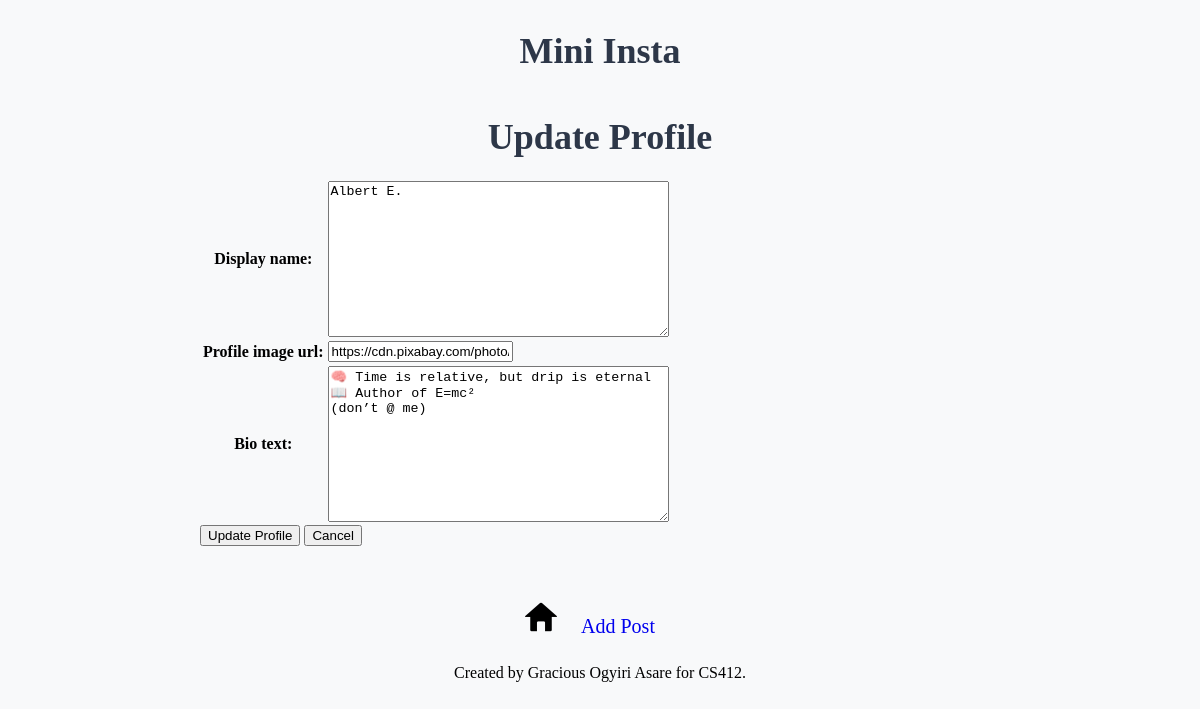
Page /mini_insta/profile/4/update/ on the earlier database version.
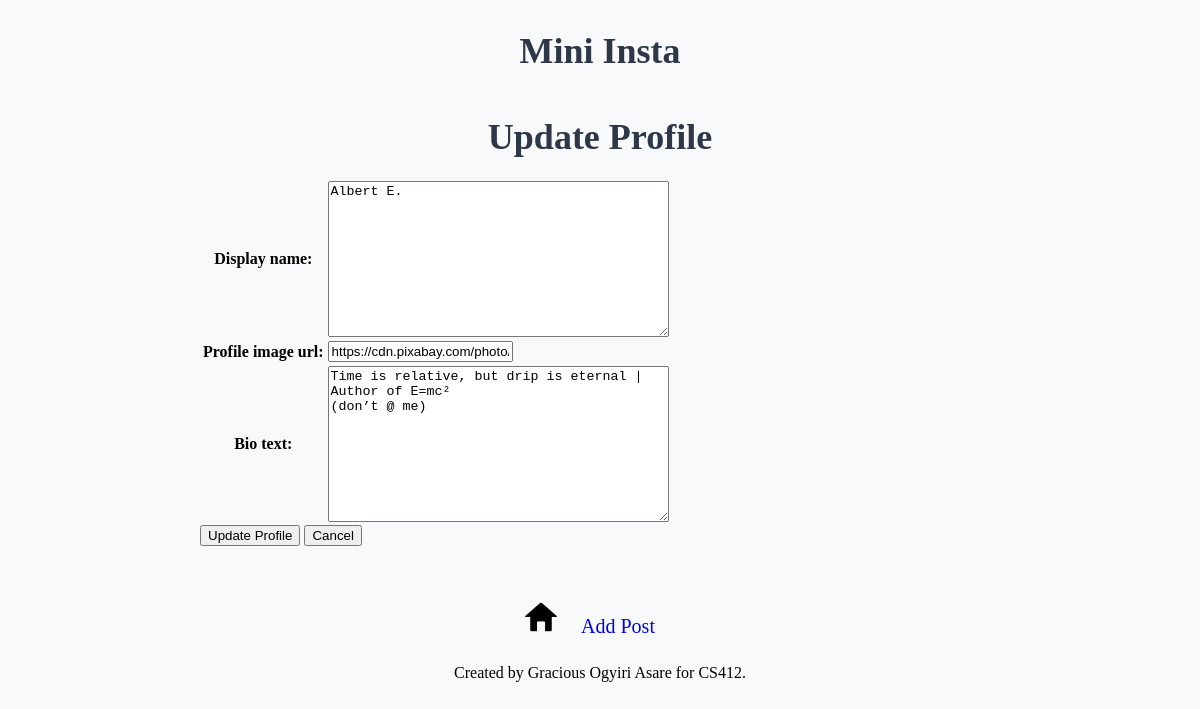
Same page on the later database version.
### mini_insta/models.py (models this page shows, shortened)
class Profile(models.Model):
    username = models.TextField(blank=True)
    display_name = models.TextField(blank=True)
    profile_image_url = models.URLField(blank=True)
    bio_text = models.TextField(blank=True)
    join_date = models.DateTimeField(auto_now=True) #set the joined date automatically

### mini_insta/views.py (the view)
# urls.py: path('profile/<int:pk>/update/', UpdateProfileView.as_view(), name='update_profile'),
class UpdateProfileView(UpdateView):
    model = Profile
    form_class = UpdateProfileForm
    template_name = 'mini_insta/update_profile_form.html'

### mini_insta/forms.py
class UpdateProfileForm(forms.ModelForm):
    class Meta:
        model = Profile
        fields = ['display_name', 'profile_image_url', 'bio_text']

### mini_insta/templates/mini_insta/update_profile_form.html (shortened to what this page needs)
{% extends "mini_insta/base.html" %} {% block content %}
<h1>Update Profile</h1>
<form method="post">
  <table>
    {{ form.as_table }}
  </table>
  <input type="submit" value="Update Profile" />
  <a href="{% url 'show_profile' profile.pk %}">
    <button type="button">Cancel</button>
  </a>
</form>
{% endblock content %}

Differences in the rows shown:
changed Profile "Albert E.": bio_text "🧠 Time is relative, but drip is eternal 📖 Author of E=mc² (don’t @ me)" → "Time is relative, but drip is eternal | Author of E=mc² (don’t @ me)"
